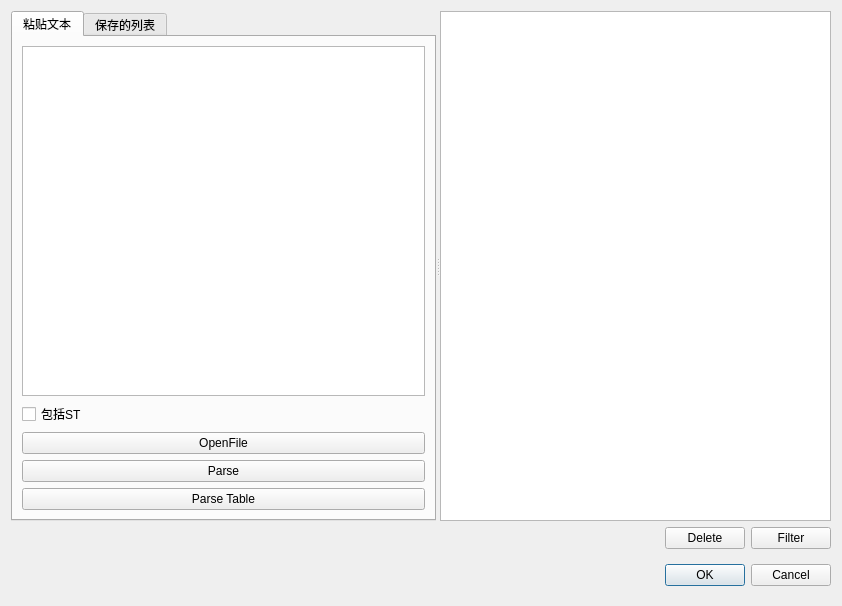
<?xml version="1.0" encoding="UTF-8"?>
<ui version="4.0">
 <class>StockFilterDlg</class>
 <widget class="QDialog" name="StockFilterDlg">
  <property name="geometry">
   <rect>
    <x>0</x>
    <y>0</y>
    <width>842</width>
    <height>606</height>
   </rect>
  </property>
  <property name="windowTitle">
   <string>Dialog</string>
  </property>
  <layout class="QVBoxLayout" name="verticalLayout_3">
   <item>
    <widget class="QSplitter" name="splitter">
     <property name="orientation">
      <enum>Qt::Horizontal</enum>
     </property>
     <widget class="QTabWidget" name="tabWidget">
      <property name="currentIndex">
       <number>0</number>
      </property>
      <widget class="QWidget" name="tabClipText">
       <attribute name="title">
        <string>粘贴文本</string>
       </attribute>
       <layout class="QVBoxLayout" name="verticalLayout">
        <item>
         <widget class="QPlainTextEdit" name="textEditJson"/>
        </item>
        <item>
         <layout class="QHBoxLayout" name="horizontalLayout_4">
          <item>
           <widget class="QCheckBox" name="checkBoxRemoveST">
            <property name="text">
             <string>包括ST</string>
            </property>
           </widget>
          </item>
         </layout>
        </item>
        <item>
         <widget class="QPushButton" name="pushButtonOpenFile">
          <property name="text">
           <string>OpenFile</string>
          </property>
         </widget>
        </item>
        <item>
         <widget class="QPushButton" name="pushButtonParse">
          <property name="text">
           <string>Parse</string>
          </property>
         </widget>
        </item>
        <item>
         <widget class="QPushButton" name="pushButtonFromFile">
          <property name="text">
           <string>Parse Table</string>
          </property>
         </widget>
        </item>
       </layout>
      </widget>
      <widget class="QWidget" name="tabRecordList">
       <attribute name="title">
        <string>保存的列表</string>
       </attribute>
       <layout class="QGridLayout" name="gridLayout">
        <item row="9" column="1">
         <layout class="QHBoxLayout" name="horizontalLayout_2">
          <property name="spacing">
           <number>2</number>
          </property>
          <item>
           <widget class="QLabel" name="label_2">
            <property name="maximumSize">
             <size>
              <width>80</width>
              <height>16777215</height>
             </size>
            </property>
            <property name="text">
             <string>最后</string>
            </property>
           </widget>
          </item>
          <item>
           <widget class="QDateEdit" name="dateEditEnd">
            <property name="minimumSize">
             <size>
              <width>0</width>
              <height>20</height>
             </size>
            </property>
           </widget>
          </item>
         </layout>
        </item>
        <item row="3" column="1">
         <widget class="QLineEdit" name="lineTitle"/>
        </item>
        <item row="5" column="1">
         <widget class="QLineEdit" name="lineContent"/>
        </item>
        <item row="4" column="0">
         <widget class="QCheckBox" name="checkBoxLevel">
          <property name="text">
           <string>Level</string>
          </property>
         </widget>
        </item>
        <item row="8" column="1">
         <layout class="QHBoxLayout" name="horizontalLayout">
          <property name="spacing">
           <number>2</number>
          </property>
          <item>
           <widget class="QLabel" name="label">
            <property name="maximumSize">
             <size>
              <width>80</width>
              <height>20</height>
             </size>
            </property>
            <property name="text">
             <string>最早</string>
            </property>
           </widget>
          </item>
          <item>
           <widget class="QDateEdit" name="dateEditBegin">
            <property name="minimumSize">
             <size>
              <width>0</width>
              <height>20</height>
             </size>
            </property>
            <property name="maximumSize">
             <size>
              <width>16777215</width>
              <height>16777215</height>
             </size>
            </property>
           </widget>
          </item>
         </layout>
        </item>
        <item row="10" column="0" colspan="2">
         <widget class="QTextEdit" name="textEdit_2"/>
        </item>
        <item row="6" column="1">
         <widget class="QLineEdit" name="lineKey"/>
        </item>
        <item row="6" column="0">
         <widget class="QCheckBox" name="checkBoxKey">
          <property name="text">
           <string>key</string>
          </property>
         </widget>
        </item>
        <item row="8" column="0" rowspan="2">
         <widget class="QCheckBox" name="checkBoxDatetime">
          <property name="text">
           <string>Datetime</string>
          </property>
         </widget>
        </item>
        <item row="3" column="0">
         <widget class="QCheckBox" name="checkBoxTitle">
          <property name="text">
           <string>Title</string>
          </property>
         </widget>
        </item>
        <item row="4" column="1">
         <widget class="QLineEdit" name="lineLevel"/>
        </item>
        <item row="7" column="1">
         <widget class="QLineEdit" name="lineCondition"/>
        </item>
        <item row="7" column="0">
         <widget class="QCheckBox" name="checkBoxCondtion">
          <property name="text">
           <string>condtion</string>
          </property>
         </widget>
        </item>
        <item row="5" column="0">
         <widget class="QCheckBox" name="checkBoxContent">
          <property name="text">
           <string>Content</string>
          </property>
         </widget>
        </item>
        <item row="1" column="0" colspan="2">
         <layout class="QHBoxLayout" name="horizontalLayout_btn">
          <item>
           <widget class="QRadioButton" name="radioList">
            <property name="text">
             <string>List</string>
            </property>
            <property name="checked">
             <bool>true</bool>
            </property>
           </widget>
          </item>
          <item>
           <widget class="QRadioButton" name="radioStock">
            <property name="text">
             <string>Stock</string>
            </property>
           </widget>
          </item>
          <item>
           <spacer name="horizontalSpacer_2">
            <property name="orientation">
             <enum>Qt::Horizontal</enum>
            </property>
            <property name="sizeHint" stdset="0">
             <size>
              <width>40</width>
              <height>20</height>
             </size>
            </property>
           </spacer>
          </item>
          <item>
           <widget class="QPushButton" name="pushSearch">
            <property name="text">
             <string>Search</string>
            </property>
           </widget>
          </item>
         </layout>
        </item>
       </layout>
      </widget>
     </widget>
     <widget class="QTableWidget" name="tableWidget">
      <property name="editTriggers">
       <set>QAbstractItemView::NoEditTriggers</set>
      </property>
      <property name="selectionMode">
       <enum>QAbstractItemView::ExtendedSelection</enum>
      </property>
      <property name="selectionBehavior">
       <enum>QAbstractItemView::SelectRows</enum>
      </property>
      <attribute name="horizontalHeaderShowSortIndicator" stdset="0">
       <bool>true</bool>
      </attribute>
      <attribute name="verticalHeaderVisible">
       <bool>true</bool>
      </attribute>
     </widget>
    </widget>
   </item>
   <item>
    <layout class="QHBoxLayout" name="horizontalLayout_3">
     <item>
      <spacer name="horizontalSpacer">
       <property name="orientation">
        <enum>Qt::Horizontal</enum>
       </property>
       <property name="sizeHint" stdset="0">
        <size>
         <width>40</width>
         <height>20</height>
        </size>
       </property>
      </spacer>
     </item>
     <item>
      <widget class="QPushButton" name="pushButtonDelete">
       <property name="text">
        <string>Delete</string>
       </property>
      </widget>
     </item>
     <item>
      <widget class="QPushButton" name="pushFilter">
       <property name="text">
        <string>Filter</string>
       </property>
      </widget>
     </item>
    </layout>
   </item>
   <item>
    <widget class="QDialogButtonBox" name="buttonBox">
     <property name="minimumSize">
      <size>
       <width>80</width>
       <height>40</height>
      </size>
     </property>
     <property name="orientation">
      <enum>Qt::Horizontal</enum>
     </property>
     <property name="standardButtons">
      <set>QDialogButtonBox::Cancel|QDialogButtonBox::Ok</set>
     </property>
    </widget>
   </item>
  </layout>
 </widget>
 <resources/>
 <connections>
  <connection>
   <sender>buttonBox</sender>
   <signal>accepted()</signal>
   <receiver>StockFilterDlg</receiver>
   <slot>accept()</slot>
   <hints>
    <hint type="sourcelabel">
     <x>248</x>
     <y>254</y>
    </hint>
    <hint type="destinationlabel">
     <x>157</x>
     <y>274</y>
    </hint>
   </hints>
  </connection>
  <connection>
   <sender>buttonBox</sender>
   <signal>rejected()</signal>
   <receiver>StockFilterDlg</receiver>
   <slot>reject()</slot>
   <hints>
    <hint type="sourcelabel">
     <x>316</x>
     <y>260</y>
    </hint>
    <hint type="destinationlabel">
     <x>286</x>
     <y>274</y>
    </hint>
   </hints>
  </connection>
 </connections>
</ui>
